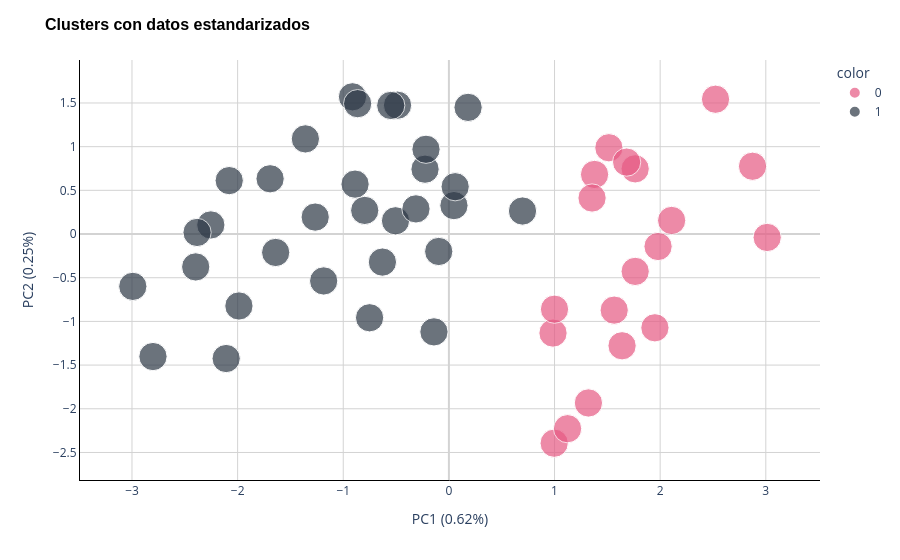

Source (notebook cell):
### Code cell
figure = px.scatter(
    pca_scaled,
    x=pca_scaled.columns[0],
    y=pca_scaled.columns[1],
    color=y_scaled.astype(str),
    color_discrete_map={'0': '#E65983', '1': '#2D3846'},
    size=[1] * pca.shape[0],
)
figure.update_layout(
    title='Clusters con datos estandarizados',
    title_font=dict(size=16, family='Arial', color='black', weight='bold'),
    xaxis_title=pca_scaled.columns[0],
    yaxis_title=pca_scaled.columns[1],
    plot_bgcolor='white',
    yaxis=dict(showgrid=True, gridcolor='LightGray', showline=True, linecolor='Black', zeroline=True, zerolinecolor='LightGray'),
    xaxis=dict(showgrid=True, gridcolor='LightGray', showline=True, linecolor='Black', zeroline=True, zerolinecolor='LightGray'),
)
figure.show()

### Figure 1 — Plotly figure (JSON) as saved in the notebook; plotly's stock layout.template omitted (floating-point values rounded to 4 significant figures)
{"data": [{"hovertemplate": "color=0<br>PC1 (0.62%)=%{x}<br>PC2 (0.25%)=%{y}<br>size=%{marker.size}<extra></extra>", "legendgroup": "0", "marker": {"color": "#E65983", "size": [1, 1, 1, 1, 1, 1, 1, 1, 1, 1, 1, 1, 1, 1, 1, 1, 1, 1, 1], "sizemode": "area", "sizeref": 0.0025, "symbol": "circle"}, "mode": "markers", "name": "0", "orientation": "v", "showlegend": true, "type": "scatter", "x": [0.9856, 1.95, 1.763, 2.524, 1.515, 3.013, 1.639, 1.379, 1.565, 1.763, 2.108, 0.9965, 2.874, 1.98, 1.683, 1.123, 1.321, 0.9997, 1.355], "xaxis": "x", "y": [-1.133, -1.073, 0.746, 1.543, 0.9876, -0.03923, -1.279, 0.6818, -0.8711, -0.4277, 0.1554, -2.394, 0.7756, -0.1428, 0.8232, -2.228, -1.933, -0.8603, 0.4125], "yaxis": "y"}, {"hovertemplate": "color=1<br>PC1 (0.62%)=%{x}<br>PC2 (0.25%)=%{y}<br>size=%{marker.size}<extra></extra>", "legendgroup": "1", "marker": {"color": "#2D3846", "size": [1, 1, 1, 1, 1, 1, 1, 1, 1, 1, 1, 1, 1, 1, 1, 1, 1, 1, 1, 1, 1, 1, 1, 1, 1, 1, 1, 1, 1, 1, 1], "sizemode": "area", "sizeref": 0.0025, "symbol": "circle"}, "mode": "markers", "name": "1", "orientation": "v", "showlegend": true, "type": "scatter", "x": [-0.1414, -1.359, 0.04771, -0.9127, -1.64, -0.5055, -2.254, -0.7969, -0.7509, -2.397, -0.4862, -1.693, 0.6968, -1.185, -1.266, -2.384, 0.1816, -2.992, -0.226, -0.3118, 0.05912, -0.8884, -0.8638, -1.988, -0.5506, -2.801, -0.09633, -0.2169, -2.109, -2.08, -0.6294], "xaxis": "x", "y": [-1.12, 1.089, 0.3254, 1.57, -0.211, 0.1516, 0.1041, 0.2702, -0.9584, -0.3764, 1.474, 0.6323, 0.2634, -0.5369, 0.194, 0.01808, 1.45, -0.5991, 0.7422, 0.2879, 0.5414, 0.5711, 1.492, -0.8233, 1.472, -1.402, -0.1997, 0.9701, -1.425, 0.6113, -0.321], "yaxis": "y"}], "layout": {"legend": {"itemsizing": "constant", "title": {"text": "color"}, "tracegroupgap": 0}, "margin": {"t": 60}, "plot_bgcolor": "white", "title": {"font": {"color": "black", "family": "Arial", "size": 16, "weight": "bold"}, "text": "Clusters con datos estandarizados"}, "xaxis": {"anchor": "y", "domain": [0, 1], "gridcolor": "LightGray", "linecolor": "Black", "showgrid": true, "showline": true, "title": {"text": "PC1 (0.62%)"}, "zeroline": true, "zerolinecolor": "LightGray"}, "yaxis": {"anchor": "x", "domain": [0, 1], "gridcolor": "LightGray", "linecolor": "Black", "showgrid": true, "showline": true, "title": {"text": "PC2 (0.25%)"}, "zeroline": true, "zerolinecolor": "LightGray"}}}
